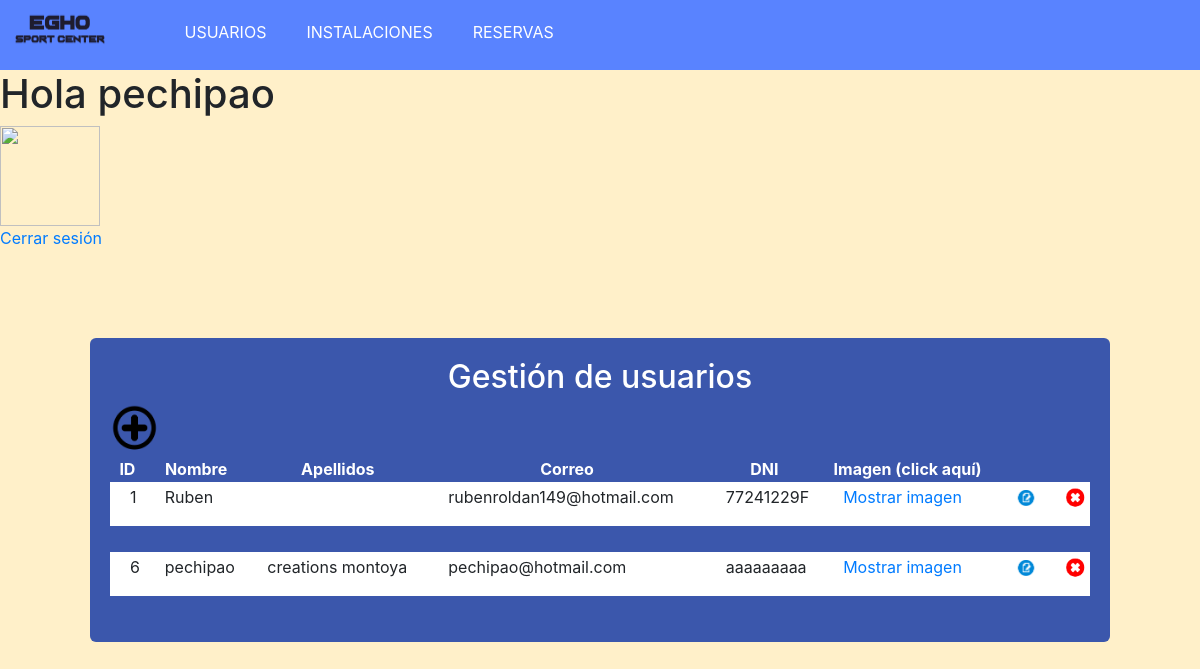
The page /index.php?action=mostrarListaUsuarios (signed in) on the database its author committed.
### tables this page shows
CREATE TABLE `users` (
  `id_user` int(11) NOT NULL,
  `nombre` varchar(50) NOT NULL,
  `apellido1` varchar(50) NOT NULL,
  `apellido2` varchar(50) NOT NULL,
  `mail` varchar(70) NOT NULL,
  `passwd` varchar(15) NOT NULL,
  `dni` char(9) NOT NULL,
  `imagen` varchar(300) DEFAULT NULL,
  `rol` enum('A','R','D','') NOT NULL DEFAULT 'D'
);

### index.php (called while the page is built, shortened)
<?php
    $controller = new Controller();
    if (isset($_REQUEST['action'])) {
        $action = $_REQUEST['action'];
    } else {
        $action = "formLogin";
    }
    $controller->$action();

### models/DB.php (called while the page is built, shortened)
<?php
    class DB {
        private $db;
        public function __construct() {
            $this->db = new mysqli(DB_HOST, DB_USER, DB_PASSWORD, DB_NAME);
        }
        public function consulta($sql) {
            $arrayResult = array();
            if ($result = $this->db->query($sql)) {
                while ($fila = $result->fetch_object()) {
                    $arrayResult[] = $fila;
                }
            } else {
                $arrayResult = null;
            }
            return $arrayResult;
        }
    }

### models/user.php (called while the page is built, shortened)
<?php
    include_once("DB.php");
    class User {
        private $db;
        public function __construct() {
            $this->db = new DB();
        }
        public function getAll() {
            $result = $this->db->consulta("SELECT * FROM users");
            return $result;
        }
    }

### vistas/user/listaUsers.php (the view, shortened to what this page needs)
<?php
    echo '<br><br><br>';
    echo '<div id="contenedor">';
    echo '<h2 align="center" style="color:white;">Gestión de usuarios</h2>';
    echo '<a href="index.php?action=formInsertarUsuario"><img src="imgs/button-new.png" class="botonNuevo" alt="Boton nuevo usuario" title="Nuevo usuario"></a>';
    echo '<table id="tablaUsuarios" class="tablaUsuarios" cellspacing="0">';
        echo '<thead class="theadUsuarios">';
        echo '<tr>';
        echo '<th>ID</th>';
        echo '<th>Nombre</th>';
        echo '<th>Apellidos</th>';
        echo '<th>Correo</th>';
        echo '<th>DNI</th>';
        echo '<th>Imagen (click aquí)</th>';
        echo '<th>&nbsp;</th>';
        echo '<th>&nbsp;</th>';
        echo '</tr>';
        echo '</thead>';
        echo '<tbody class="cuerpoUsuarios">';
        foreach($data['lista_users'] as $user) {
            echo '<tr class="usuario">';
            echo '<td>'.$user->id_user.'</td>';
            echo '<td>'.$user->nombre.'</td>';
            echo '<td>'.$user->apellido1.'&nbsp;'.$user->apellido2.'</td>';
            echo '<td>'.$user->mail.'</td>';
            echo '<td>'.$user->dni.'</td>';
            echo '<td><a href="#">Mostrar imagen</a></td>';
            echo '<td class="celdaModificar"><a href="index.php?action=formModificarUsuario&id_user='.$user->id_user.'">
                    <img class="botonModificar" src="imgs/button-edit.png" id="buttonEdit" alt="Modificar usuario" title="Modificar usuario"></a></td>';
            echo '<td class="celdaEliminar"><a href="index.php?action=confirmacionBorrarUsuario&id_user='.$user->id_user.'">
                    <img class="botonCancelar"src="imgs/button-cancelar.png" id="botonBorrar" alt="Eliminar usuario" title="Eliminar usuario"></a></td>';
            echo '</tr><tr class="filaEspacio"><td>&nbsp;</td></tr>';
        }
        echo '</tbody>';
        echo '</table>';
        echo '</div>';

### styles/styles.css (style rules this page uses)
body { background: #FFF0C9 !important; position: relative; overflow-x: hidden; }
#contenedor { width: 85%; height: auto; background: rgb(59, 87, 172); padding: 20px; position: relative; margin-left: auto; margin-right: auto; border-radius: 6px; }
.botonNuevo { position: relative; width: 5%; }
#tablaUsuarios { width: 100%; border-spacing: 0; border-collapse: separate; border: none; }
.theadUsuarios { text-align: center; color: white; }
#tablaUsuarios tr.usuario { background-color: white; border-radius: 5px; height: 20%; }
#tablaUsuarios tr.usuario td { padding-bottom: 15px; padding-left: 20px; }
.filaEspacio { padding-bottom: 20%; }
.celdaModificar { width: 5%; }
.celdaEliminar { width: 5%; }
img.botonModificar { width: 120%; }
img.botonModificar { width: 100%; }
img.botonCancelar { width: 100%; }

### rows shown on the page
users: id_user "1", nombre "Ruben", mail "rubenroldan149@hotmail.com", dni "77241229F"
users: id_user "6", nombre "pechipao", apellido1 "creations", apellido2 "montoya", mail "pechipao@hotmail.com", dni "aaaaaaaaa"

### other values the page prints
$_SESSION["nombre_user"] "pechipao"
